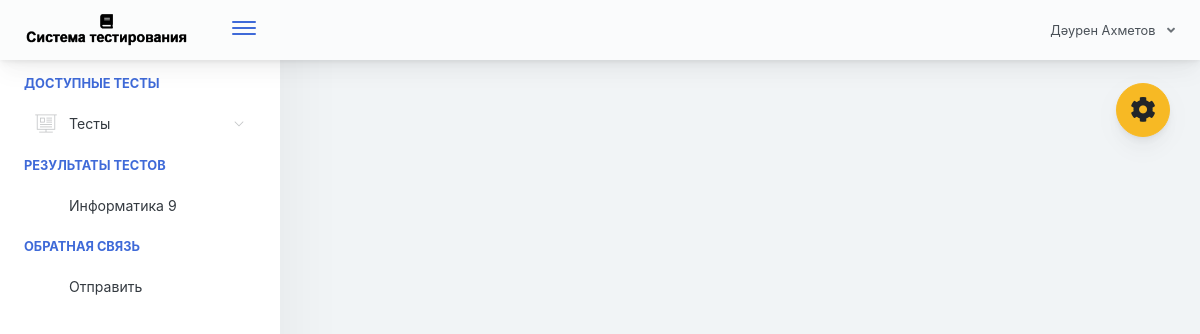
The app's page /home.php (signed in) with its own data.
### tables this page shows
CREATE TABLE `students` (
  `student_id` int(11) NOT NULL,
  `student_fullname` varchar(1000) NOT NULL,
  `student_course` varchar(1000) NOT NULL,
  `student_gender` varchar(1000) NOT NULL,
  `student_birthdate` varchar(1000) NOT NULL,
  `student_year_level` varchar(1000) NOT NULL,
  `student_email` varchar(1000) NOT NULL,
  `student_password` varchar(1000) NOT NULL,
  `student_status` varchar(1000) NOT NULL DEFAULT 'active'
);

CREATE TABLE `exam_attempts` (
  `examat_id` int(11) NOT NULL,
  `student_id` int(11) NOT NULL,
  `exam_id` int(11) NOT NULL,
  `examat_status` varchar(1000) NOT NULL DEFAULT 'used'
);

CREATE TABLE `exams` (
  `ex_id` int(11) NOT NULL,
  `cou_id` int(11) NOT NULL,
  `ex_title` varchar(1000) NOT NULL,
  `ex_time_limit` varchar(1000) NOT NULL,
  `ex_questlimit_display` int(11) NOT NULL,
  `ex_description` varchar(1000) NOT NULL,
  `ex_created` timestamp NOT NULL DEFAULT CURRENT_TIMESTAMP ON UPDATE CURRENT_TIMESTAMP
);

### query/selectData.php (called while the page is built, shortened)
<?php
$studentId = $_SESSION['examineeSession']['student_id'];
$selStudenteData = $conn->query("SELECT * FROM students WHERE student_id='$studentId' ")->fetch(PDO::FETCH_ASSOC);
 ?>

### includes/header.php (shortened to what this page needs)
<?php
  include("db/conn.php");
  include("query/selectData.php");
 ?>
<!doctype html>
<html lang="en">
<head>
    <link href="./main.css" rel="stylesheet">
    <link href="css/sweetalert.css" rel="stylesheet">
</head>
<body id="body">
    <div class="app-container app-theme-white body-tabs-shadow fixed-sidebar fixed-header">
        <div class="app-header header-shadow">
            <div class="app-header__logo">
                <a href="home.php"><div class="logo-src" style="background-size: contain"></div></a>
                <div class="header__pane ml-auto">
                    <div>
                        <button type="button" class="hamburger close-sidebar-btn hamburger--elastic" data-class="closed-sidebar">
                            <span class="hamburger-box">
                                <span class="hamburger-inner"></span>
                            </span>
                        </button>
                    </div>
                </div>
            </div>
                <div class="app-header__content">
                <div class="app-header-right">
                    <div class="header-btn-lg pr-0">
                        <div class="widget-content p-0">
                            <div class="widget-content-wrapper">
                                <div class="widget-content-left">
                                    <div class="btn-group">
                                        <a data-toggle="dropdown" aria-haspopup="true" aria-expanded="false" class="p-0 btn">
                                            <?php
                                                echo strtoupper($selStudenteData['student_fullname']);
                                             ?>
                                            <i class="fa fa-angle-down ml-2 opacity-8"></i>
                                        </a>
                                    </div>
                                </div>
                            </div>
                        </div>
                    </div>        </div>
            </div>
        </div>

### includes/sidebar.php (shortened to what this page needs)
<div class="app-sidebar sidebar-shadow">
        <div class="scrollbar-sidebar">
        <div class="app-sidebar__inner">
            <ul class="vertical-nav-menu">
                <li class="app-sidebar__heading">Доступные тесты</li>
                <li>
                <a href="#">
                     <i class="metismenu-icon pe-7s-display2"></i>
                     Тесты
                    <i class="metismenu-state-icon pe-7s-angle-down caret-left"></i>
                </a>
                </li>
                 <li class="app-sidebar__heading">Результаты тестов</li>
                <li>
                  <?php
                    $selTakenExam = $conn->query("SELECT * FROM exams et INNER JOIN exam_attempts ea ON et.ex_id = ea.exam_id WHERE student_id='$studentId' ORDER BY ea.examat_id  ");
                    if($selTakenExam->rowCount() > 0)
                    {
                        while ($selTakenExamRow = $selTakenExam->fetch(PDO::FETCH_ASSOC)) { ?>
                            <a href="home.php?page=result&id=<?php echo $selTakenExamRow['ex_id']; ?>" >
                                <?php echo $selTakenExamRow['ex_title']; ?>
                            </a>
                        <?php }
                    }
                    else
                    { ?>
                        <a href="#" class="pl-3">Вы еще не проходили тесты</a>
                    <?php }
                   ?>
                </li>
                <li class="app-sidebar__heading">Обратная связь</li>
                <li>
                    <a href="#" data-toggle="modal" data-target="#feedbacksModal" >
                        Отправить
                    </a>
                </li>
            </ul>
        </div>
    </div>
</div>

### records on screen
students: student_fullname "Дәурен Ахметов"
exam_attempts: exam.ex_title "Информатика 9"
